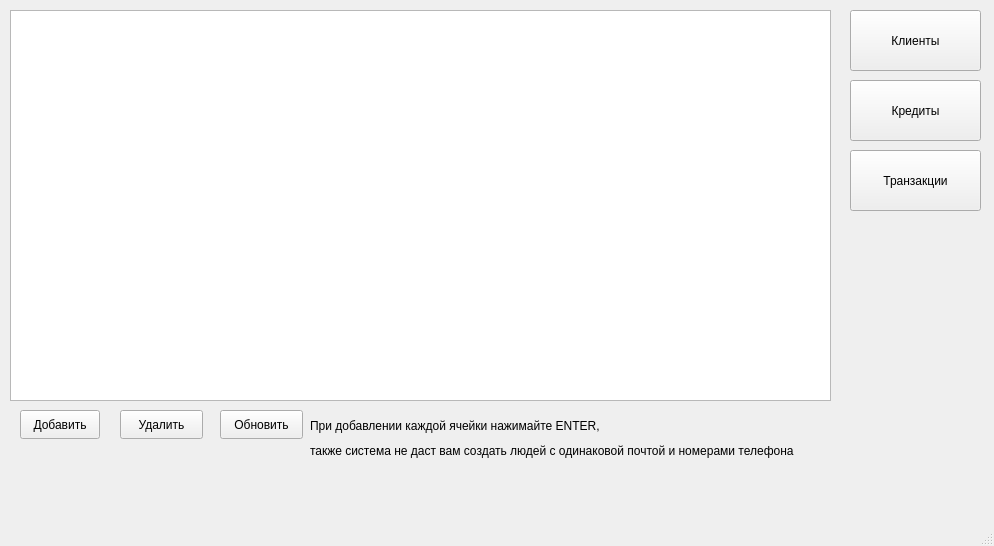
<?xml version="1.0" encoding="UTF-8"?>
<ui version="4.0">
 <class>MainWindow</class>
 <widget class="QMainWindow" name="MainWindow">
  <property name="geometry">
   <rect>
    <x>0</x>
    <y>0</y>
    <width>994</width>
    <height>546</height>
   </rect>
  </property>
  <property name="windowTitle">
   <string>MainWindow</string>
  </property>
  <widget class="QWidget" name="centralwidget">
   <widget class="QPushButton" name="addButton">
    <property name="geometry">
     <rect>
      <x>20</x>
      <y>410</y>
      <width>80</width>
      <height>29</height>
     </rect>
    </property>
    <property name="text">
     <string>Добавить</string>
    </property>
   </widget>
   <widget class="QTableView" name="tableView">
    <property name="geometry">
     <rect>
      <x>10</x>
      <y>10</y>
      <width>821</width>
      <height>391</height>
     </rect>
    </property>
   </widget>
   <widget class="QPushButton" name="deleteButton">
    <property name="geometry">
     <rect>
      <x>120</x>
      <y>410</y>
      <width>83</width>
      <height>29</height>
     </rect>
    </property>
    <property name="text">
     <string>Удалить</string>
    </property>
   </widget>
   <widget class="QPushButton" name="switchToTable1">
    <property name="geometry">
     <rect>
      <x>850</x>
      <y>10</y>
      <width>131</width>
      <height>61</height>
     </rect>
    </property>
    <property name="text">
     <string>Клиенты</string>
    </property>
   </widget>
   <widget class="QPushButton" name="switchToTable2">
    <property name="geometry">
     <rect>
      <x>850</x>
      <y>80</y>
      <width>131</width>
      <height>61</height>
     </rect>
    </property>
    <property name="text">
     <string>Кредиты</string>
    </property>
   </widget>
   <widget class="QPushButton" name="switchToTable3">
    <property name="geometry">
     <rect>
      <x>850</x>
      <y>150</y>
      <width>131</width>
      <height>61</height>
     </rect>
    </property>
    <property name="text">
     <string>Транзакции</string>
    </property>
   </widget>
   <widget class="QPushButton" name="pushButton_6">
    <property name="geometry">
     <rect>
      <x>220</x>
      <y>410</y>
      <width>83</width>
      <height>29</height>
     </rect>
    </property>
    <property name="text">
     <string>Обновить</string>
    </property>
   </widget>
   <widget class="QLabel" name="label">
    <property name="geometry">
     <rect>
      <x>310</x>
      <y>400</y>
      <width>391</width>
      <height>51</height>
     </rect>
    </property>
    <property name="text">
     <string>При добавлении каждой ячейки нажимайте ENTER, </string>
    </property>
   </widget>
   <widget class="QLabel" name="label_2">
    <property name="geometry">
     <rect>
      <x>310</x>
      <y>430</y>
      <width>621</width>
      <height>41</height>
     </rect>
    </property>
    <property name="text">
     <string>также система не даст вам создать людей с одинаковой почтой и номерами телефона</string>
    </property>
   </widget>
  </widget>
  <widget class="QMenuBar" name="menubar">
   <property name="geometry">
    <rect>
     <x>0</x>
     <y>0</y>
     <width>994</width>
     <height>25</height>
    </rect>
   </property>
  </widget>
  <widget class="QStatusBar" name="statusbar"/>
 </widget>
 <resources/>
 <connections/>
</ui>
